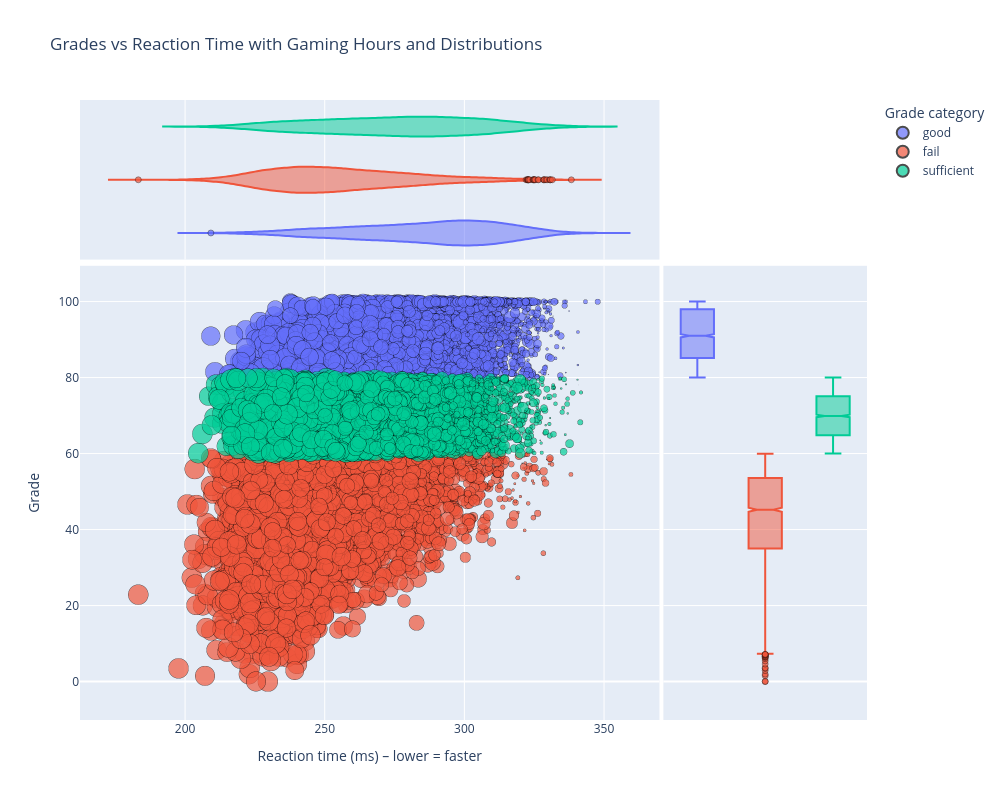

Notebook cell for this chart:
### Code cell
#| class: col-page-right

%run plots/gaming_response_time.ipynb

### Figure 1 — Plotly figure (JSON) as saved in the notebook; plotly's stock layout.template omitted (floating-point values rounded to 4 significant figures; data arrays with more than 128 entries replaced by an {"elided": "..."} marker saying what was removed)
{"data": [{"customdata": {"elided": "2317x6 mixed values"}, "hovertemplate": "grade_category=%{customdata[5]}<br>reaction_time_ms=%{x}<br>grades=%{y}<br>gaming_hours=%{customdata[3]}<br>student_id=%{customdata[0]}<br>age=%{customdata[1]}<br>gender=%{customdata[2]}<br>study_hours=%{customdata[4]}<extra></extra>", "legendgroup": "good", "marker": {"color": "#636efa", "line": {"color": "black", "width": 0.5}, "opacity": 0.7, "size": {"elided": "2317 float values"}, "sizemode": "area", "sizeref": 0.02, "symbol": "circle"}, "mode": "markers", "name": "good", "showlegend": true, "type": "scattergl", "x": {"elided": "2317 float values"}, "xaxis": "x", "y": {"elided": "2317 float values"}, "yaxis": "y"}, {"alignmentgroup": "True", "customdata": {"elided": "2317x6 mixed values"}, "hovertemplate": "grade_category=%{customdata[5]}<br>reaction_time_ms=%{x}<br>student_id=%{customdata[0]}<br>age=%{customdata[1]}<br>gender=%{customdata[2]}<br>gaming_hours=%{customdata[3]}<br>study_hours=%{customdata[4]}<extra></extra>", "legendgroup": "good", "marker": {"color": "#636efa", "line": {"color": "black", "width": 0.5}, "opacity": 0.7, "symbol": "circle"}, "name": "good", "offsetgroup": "good", "scalegroup": "x", "showlegend": false, "type": "violin", "x": {"elided": "2317 float values"}, "xaxis": "x3", "yaxis": "y3"}, {"alignmentgroup": "True", "customdata": {"elided": "2317x6 mixed values"}, "hovertemplate": "grade_category=%{customdata[5]}<br>grades=%{y}<br>student_id=%{customdata[0]}<br>age=%{customdata[1]}<br>gender=%{customdata[2]}<br>gaming_hours=%{customdata[3]}<br>study_hours=%{customdata[4]}<extra></extra>", "legendgroup": "good", "marker": {"color": "#636efa", "line": {"color": "black", "width": 0.5}, "opacity": 0.7, "symbol": "circle"}, "name": "good", "notched": true, "offsetgroup": "good", "showlegend": false, "type": "box", "xaxis": "x2", "y": {"elided": "2317 float values"}, "yaxis": "y2"}, {"customdata": {"elided": "3131x6 mixed values"}, "hovertemplate": "grade_category=%{customdata[5]}<br>reaction_time_ms=%{x}<br>grades=%{y}<br>gaming_hours=%{customdata[3]}<br>student_id=%{customdata[0]}<br>age=%{customdata[1]}<br>gender=%{customdata[2]}<br>study_hours=%{customdata[4]}<extra></extra>", "legendgroup": "fail", "marker": {"color": "#EF553B", "line": {"color": "black", "width": 0.5}, "opacity": 0.7, "size": {"elided": "3131 float values"}, "sizemode": "area", "sizeref": 0.02, "symbol": "circle"}, "mode": "markers", "name": "fail", "showlegend": true, "type": "scattergl", "x": {"elided": "3131 float values"}, "xaxis": "x", "y": {"elided": "3131 float values"}, "yaxis": "y"}, {"alignmentgroup": "True", "customdata": {"elided": "3131x6 mixed values"}, "hovertemplate": "grade_category=%{customdata[5]}<br>reaction_time_ms=%{x}<br>student_id=%{customdata[0]}<br>age=%{customdata[1]}<br>gender=%{customdata[2]}<br>gaming_hours=%{customdata[3]}<br>study_hours=%{customdata[4]}<extra></extra>", "legendgroup": "fail", "marker": {"color": "#EF553B", "line": {"color": "black", "width": 0.5}, "opacity": 0.7, "symbol": "circle"}, "name": "fail", "offsetgroup": "fail", "scalegroup": "x", "showlegend": false, "type": "violin", "x": {"elided": "3131 float values"}, "xaxis": "x3", "yaxis": "y3"}, {"alignmentgroup": "True", "customdata": {"elided": "3131x6 mixed values"}, "hovertemplate": "grade_category=%{customdata[5]}<br>grades=%{y}<br>student_id=%{customdata[0]}<br>age=%{customdata[1]}<br>gender=%{customdata[2]}<br>gaming_hours=%{customdata[3]}<br>study_hours=%{customdata[4]}<extra></extra>", "legendgroup": "fail", "marker": {"color": "#EF553B", "line": {"color": "black", "width": 0.5}, "opacity": 0.7, "symbol": "circle"}, "name": "fail", "notched": true, "offsetgroup": "fail", "showlegend": false, "type": "box", "xaxis": "x2", "y": {"elided": "3131 float values"}, "yaxis": "y2"}, {"customdata": {"elided": "2418x6 mixed values"}, "hovertemplate": "grade_category=%{customdata[5]}<br>reaction_time_ms=%{x}<br>grades=%{y}<br>gaming_hours=%{customdata[3]}<br>student_id=%{customdata[0]}<br>age=%{customdata[1]}<br>gender=%{customdata[2]}<br>study_hours=%{customdata[4]}<extra></extra>", "legendgroup": "sufficient", "marker": {"color": "#00cc96", "line": {"color": "black", "width": 0.5}, "opacity": 0.7, "size": {"elided": "2418 float values"}, "sizemode": "area", "sizeref": 0.02, "symbol": "circle"}, "mode": "markers", "name": "sufficient", "showlegend": true, "type": "scattergl", "x": {"elided": "2418 float values"}, "xaxis": "x", "y": {"elided": "2418 float values"}, "yaxis": "y"}, {"alignmentgroup": "True", "customdata": {"elided": "2418x6 mixed values"}, "hovertemplate": "grade_category=%{customdata[5]}<br>reaction_time_ms=%{x}<br>student_id=%{customdata[0]}<br>age=%{customdata[1]}<br>gender=%{customdata[2]}<br>gaming_hours=%{customdata[3]}<br>study_hours=%{customdata[4]}<extra></extra>", "legendgroup": "sufficient", "marker": {"color": "#00cc96", "line": {"color": "black", "width": 0.5}, "opacity": 0.7, "symbol": "circle"}, "name": "sufficient", "offsetgroup": "sufficient", "scalegroup": "x", "showlegend": false, "type": "violin", "x": {"elided": "2418 float values"}, "xaxis": "x3", "yaxis": "y3"}, {"alignmentgroup": "True", "customdata": {"elided": "2418x6 mixed values"}, "hovertemplate": "grade_category=%{customdata[5]}<br>grades=%{y}<br>student_id=%{customdata[0]}<br>age=%{customdata[1]}<br>gender=%{customdata[2]}<br>gaming_hours=%{customdata[3]}<br>study_hours=%{customdata[4]}<extra></extra>", "legendgroup": "sufficient", "marker": {"color": "#00cc96", "line": {"color": "black", "width": 0.5}, "opacity": 0.7, "symbol": "circle"}, "name": "sufficient", "notched": true, "offsetgroup": "sufficient", "showlegend": false, "type": "box", "xaxis": "x2", "y": {"elided": "2418 float values"}, "yaxis": "y2"}], "layout": {"height": 800, "legend": {"itemsizing": "constant", "title": {"text": "Grade category"}, "tracegroupgap": 0}, "title": {"text": "Grades vs Reaction Time with Gaming Hours and Distributions"}, "width": 1000, "xaxis": {"anchor": "y", "domain": [0, 0.7363], "title": {"text": "Reaction time (ms) – lower = faster"}}, "xaxis2": {"anchor": "y2", "domain": [0.7413, 1], "matches": "x2", "showgrid": false, "showline": false, "showticklabels": false, "ticks": ""}, "xaxis3": {"anchor": "y3", "domain": [0, 0.7363], "matches": "x", "showgrid": true, "showticklabels": false}, "xaxis4": {"anchor": "y4", "domain": [0.7413, 1], "matches": "x2", "showgrid": false, "showline": false, "showticklabels": false, "ticks": ""}, "yaxis": {"anchor": "x", "domain": [0, 0.7326], "title": {"text": "Grade"}}, "yaxis2": {"anchor": "x2", "domain": [0, 0.7326], "matches": "y", "showgrid": true, "showticklabels": false}, "yaxis3": {"anchor": "x3", "domain": [0.7426, 1], "matches": "y3", "showgrid": false, "showline": false, "showticklabels": false, "ticks": ""}, "yaxis4": {"anchor": "x4", "domain": [0.7426, 1], "matches": "y3", "showgrid": true, "showline": false, "showticklabels": false, "ticks": ""}}}
